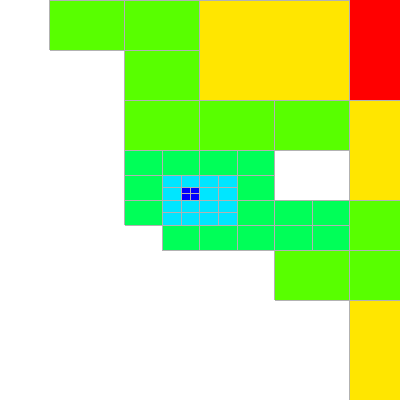

Python code for this plot:
#!/usr/bin/env python
# Demonstrate vtkAdaptiveDataSetSurfaceFilter on a 2D binary HyperTreeGrid with material mask.

import vtkmodules.vtkInteractionStyle  # noqa: F401
import vtkmodules.vtkRenderingOpenGL2  # noqa: F401

from vtkmodules.vtkCommonDataModel import vtkHyperTreeGrid
from vtkmodules.vtkFiltersHybrid import vtkAdaptiveDataSetSurfaceFilter
from vtkmodules.vtkFiltersSources import vtkHyperTreeGridSource
from vtkmodules.vtkRenderingCore import (
    vtkActor,
    vtkCamera,
    vtkDataSetMapper,
    vtkMapper,
    vtkRenderWindow,
    vtkRenderWindowInteractor,
    vtkRenderer,
)

# HyperTreeGrid source: 2D binary in XY plane with material mask
ht_grid = vtkHyperTreeGridSource()
ht_grid.SetMaxDepth(6)
ht_grid.SetDimensions(3, 4, 1)
ht_grid.SetGridScale(1.5, 1.0, 10.0)
ht_grid.SetBranchFactor(2)
ht_grid.UseMaskOn()
ht_grid.SetDescriptor(
    "RRRRR.|.... .R.. RRRR R... R...|.R.. ...R ..RR .R.. R... .... ....|.... "
    "...R ..R. .... .R.. R...|.... .... .R.. ....|...."
)
ht_grid.SetMask(
    "111111|0000 1111 1111 1111 1111|1111 0001 0111 0101 1011 1111 0111|1111 0111 "
    "1111 1111 1111 1111|1111 1111 1111 1111|1111"
)
ht_grid.Update()

htg = vtkHyperTreeGrid.SafeDownCast(ht_grid.GetOutput())
htg.GetCellData().SetScalars(htg.GetCellData().GetArray("Depth"))

# Adaptive surface filter
renderer = vtkRenderer()

surface = vtkAdaptiveDataSetSurfaceFilter()
surface.SetRenderer(renderer)
surface.SetInputConnection(ht_grid.GetOutputPort())
surface.SetViewPointDepend(False)
surface.Update()

pd = surface.GetOutput()
depth_range = pd.GetCellData().GetArray("Depth").GetRange()

# Mappers
vtkMapper.SetResolveCoincidentTopologyToPolygonOffset()

mapper_0 = vtkDataSetMapper()
mapper_0.SetInputConnection(surface.GetOutputPort())
mapper_0.SetScalarRange(depth_range)

mapper_1 = vtkDataSetMapper()
mapper_1.SetInputConnection(surface.GetOutputPort())
mapper_1.ScalarVisibilityOff()

# Actors
actor_0 = vtkActor()
actor_0.SetMapper(mapper_0)

actor_1 = vtkActor()
actor_1.SetMapper(mapper_1)
actor_1.GetProperty().SetRepresentationToWireframe()
actor_1.GetProperty().SetColor(0.7, 0.7, 0.7)

# Camera
camera = vtkCamera()
center = pd.GetCenter()
camera.SetClippingRange(1.0, 100.0)
camera.SetFocalPoint(center[0] - 0.75, center[1], center[2])
camera.SetPosition(center[0] - 0.75, center[1], center[2] + 10.0)
camera.ParallelProjectionOn()
camera.SetParallelScale(1)

renderer.SetActiveCamera(camera)
renderer.SetBackground(1.0, 1.0, 1.0)
renderer.AddActor(actor_0)
renderer.AddActor(actor_1)

render_window = vtkRenderWindow()
render_window.AddRenderer(renderer)
render_window.SetSize(400, 400)
render_window.SetMultiSamples(0)
render_window.SetWindowName("hypertreegrid binary2d adaptive dataset surface filter material")

interactor = vtkRenderWindowInteractor()
interactor.SetRenderWindow(render_window)

surface.SetViewPointDepend(True)
surface.Update()

interactor.Initialize()
interactor.Start()
